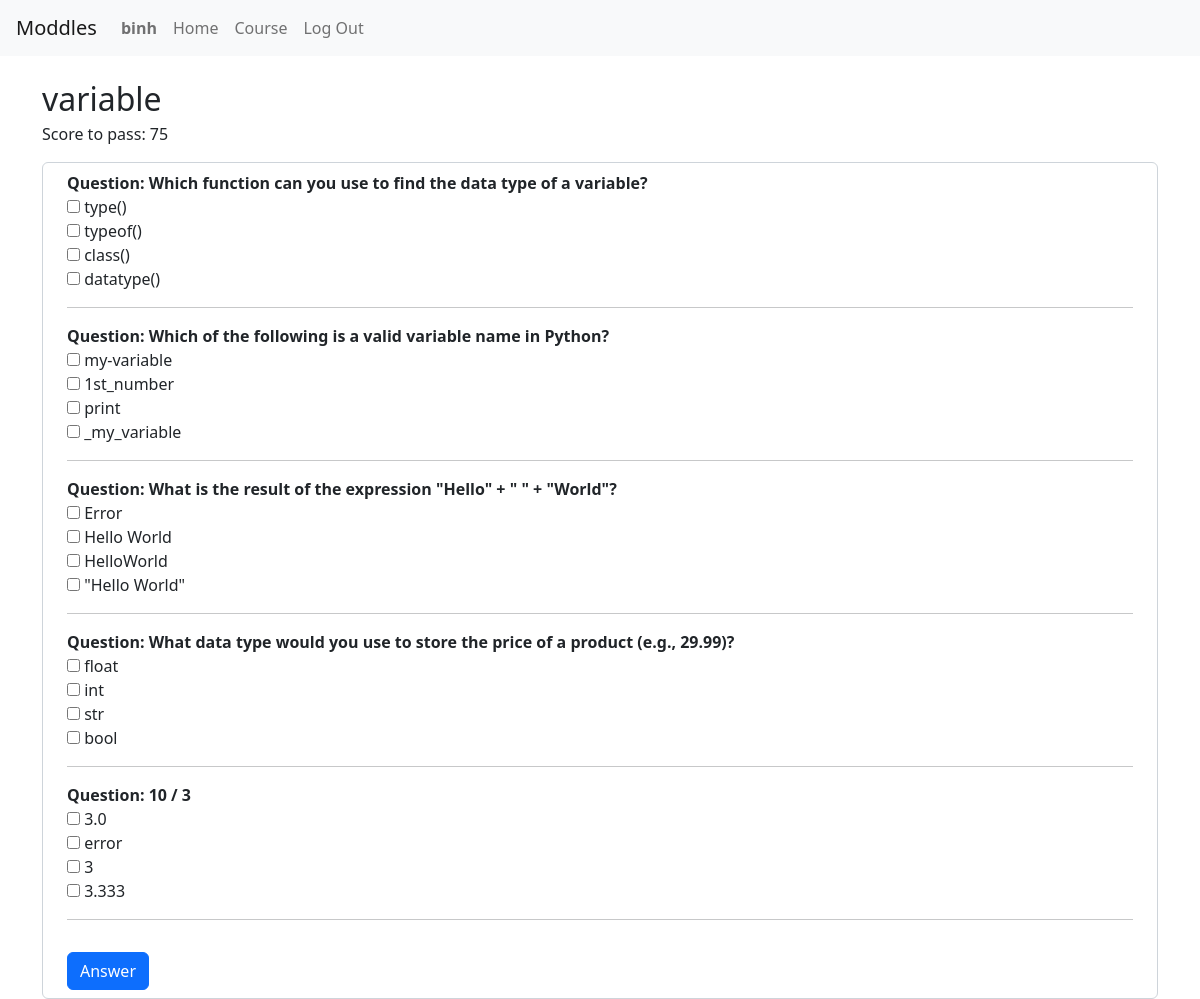
Page /course/2/addquiz/3/ (signed in) on the committed database.
### final_project/models.py (models this page shows, shortened)
class User(AbstractUser):
    full_name = models.CharField(max_length=255)
    ROLE_CHOICES = [
         ('student', 'Student'),
         ('teacher', 'Teacher')
    ]
    role = models.CharField(max_length=10, choices=ROLE_CHOICES)

### quizes/models.py (models this page shows, shortened)
class Quiz(models.Model):
    name = models.CharField(max_length=100)
    number_of_question = models.IntegerField(default=1)
    required_score_to_pass = models.IntegerField()
    difficulty = models.CharField(max_length=20, choices=DIFF_CHOICES)
    lecture = models.ForeignKey(Lecture, on_delete=models.CASCADE, related_name="quiz_of_lecture")
    def get_questions(self):
        questions = list(self.question.all())
        random.shuffle(questions)
        return questions

class Question(models.Model):
    text = models.CharField(max_length=200)
    quiz = models.ForeignKey(Quiz, on_delete=models.CASCADE, related_name="question")
    def get_answer(self):
        answers = list(self.answer.all())
        random.shuffle(answers)
        return answers

class Answer(models.Model):
    text = models.CharField(max_length=200)
    correct = models.BooleanField(default=False)
    question = models.ForeignKey(Question, on_delete=models.CASCADE, related_name="answer")

### quizes/views.py (the view)
# urls.py: path("<int:quiz_id>/", views.quiz_view, name="quiz_view"),
def quiz_view(request, lecture_id, quiz_id):
    if request.method == "GET":
        try:
            lecture = Lecture.objects.get(id=lecture_id)
            quiz = Quiz.objects.get(lecture=lecture, id=quiz_id)
            questions_quiz = quiz.get_questions()
            print (f"lectureID: ", lecture_id)
            return render(request, 'quiz/quize.html', {
                'quiz': quiz,
                'questions': questions_quiz,
                'quiz_id': quiz_id,
                'lecture_id': lecture_id,
            })
        except Quiz.DoesNotExist:
            return HttpResponseNotFound("Quiz not found")

### quizes/templates/quiz/quize.html (shortened to what this page needs)
{% extends "quiz/layout.html" %}
{% block body %}
    <div class="container mt-4">
        <h2 class="mb-1">{{ quiz.name }}</h2>
        <p class="mb-3">Score to pass: {{ quiz.required_score_to_pass }}</p>
        <form class="form-control px-4 py-2" id="quiz_form" method="POST"
        data-lecture-id="{{ lecture_id }}" data-quiz-id="{{ quiz_id }}">
            {% for question in questions %}
                    <b class="mb-2 question">Question: {{ question.text }}</b>
                    {% for answer in question.get_answer %}
                    <div>
                        <input type="checkbox" class="answer" id="{{ question.id }}-{{ answer.id }}" name="{{ question.text }}" value="{{ answer.text }}">
                        <label for="{{ question.id }}-{{ answer.id }}">{{ answer.text }}</label>
                    </div>
                    {% endfor %}
                <hr class="my-3">
            {% endfor %}
            <input type="submit" class="btn btn-primary mt-3" value="Answer">
        </form>
    </div>
{%endblock %}

### quizes/templates/quiz/layout.html (shortened to what this page needs)
{% load static %}
<!DOCTYPE html>
<html lang="en">
    <head>
        <link href="https://cdn.jsdelivr.net/npm/select2@4.1.0-rc.0/dist/css/select2.min.css" rel="stylesheet" />
        <link href="https://cdn.jsdelivr.net/npm/bootstrap@5.2.3/dist/css/bootstrap.min.css" rel="stylesheet">
        <link href="{% static 'project/styles.css' %}" rel="stylesheet" />
    </head>
    <body>
        <nav class="navbar navbar-expand-lg navbar-light bg-light px-3">
          <a class="navbar-brand" href="{% url 'index' %}">Moddles</a>
          <div>
            <ul class="navbar-nav mr-auto">
              {% if user.is_authenticated %}
              <li class="nav-item">
                <a class="nav-link" href="#">
                  <strong>{{ user.username }}</strong>
                </a>
              </li>
              <li class="nav-item">
                <a id="index" class="nav-link" href="{% url 'index' %}">Home</a>
              </li>
              <li class="nav-item">
                <a id="course" class="nav-link" href="#">Course</a>
              </li>
              <li class="nav-item">
                <a class="nav-link" href="{% url 'logout' %}">Log Out</a>
              </li>
              {% endif %}
            </ul>
          </div>
        </nav>
        <div class="body">{% block body %} {% endblock %}</div>
      </body>
</html>

### rows in the picture
User: username "binh"
Quiz: name "variable", required_score_to_pass "75"
Question: text "Which function can you use to find the data type of a variable?"
Answer: text "type()"
Answer: text "typeof()"
Answer: text "class()"
Answer: text "datatype()"
Question: text "Which of the following is a valid variable name in Python?"
Answer: text "my-variable"
Answer: text "1st_number"
Answer: text "print"
Answer: text "_my_variable"
Question: text "What is the result of the expression \"Hello\" + \" \" + \"World\"?"
Answer: text "Error"
Answer: text "Hello World"
Answer: text "HelloWorld"
Answer: text "\"Hello World\""
Question: text "What data type would you use to store the price of a product (e.g., 29.99)?"
Answer: text "float"
Answer: text "int"
Answer: text "str"
Answer: text "bool"
Question: text "10 / 3"
Answer: text "3.0"
Answer: text "error"
Answer: text "3"
Answer: text "3.333"
